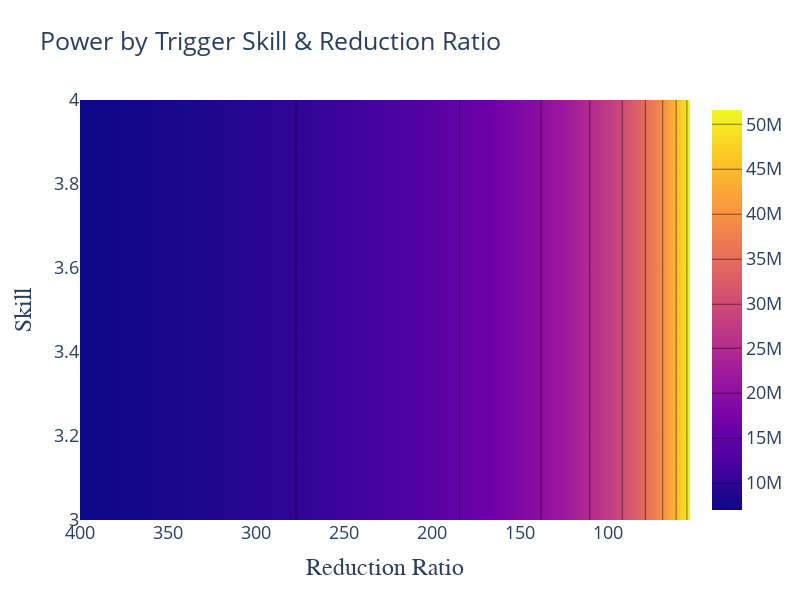

The notebook cell saved with this chart:
### Code cell
fig = go.Figure(data =
    go.Contour(
        z=power,
        x=l1t_reductions, # horizontal axis
        y=l1t_skills, # vertical axis,
         contours_coloring='heatmap',
    ),
    )
fig.update_layout(width = 800, 
                  height = 600,
                  title = "Power by Trigger Skill & Reduction Ratio",
                  xaxis=dict(
                        title="Reduction Ratio",
                        titlefont=dict(size=24, family='Arial, bold')  # Bold font for the x-axis title
                    ),
                    yaxis=dict(
                        title="Skill",
                        titlefont=dict(size=24, family='Arial, bold')  # Bold font for the y-axis title
                    ),
                    font = dict(size=18,),)
fig.update_xaxes(autorange="reversed")
fig.show()

### Figure 1 — Plotly figure (JSON) as saved in the notebook; plotly's stock layout.template omitted (floating-point values rounded to 4 significant figures; data arrays with more than 128 entries replaced by an {"elided": "..."} marker saying what was removed)
{"data": [{"contours": {"coloring": "heatmap"}, "type": "contour", "x": [400, 396.5, 393.1, 389.6, 386.1, 382.7, 379.2, 375.7, 372.3, 368.8, 365.3, 361.9, 358.4, 354.9, 351.5, 348.0, 344.5, 341.1, 337.6, 334.1, 330.7, 327.2, 323.7, 320.3, 316.8, 313.3, 309.9, 306.4, 302.9, 299.5, 296.0, 292.5, 289.1, 285.6, 282.1, 278.7, 275.2, 271.7, 268.3, 264.8, 261.3, 257.9, 254.4, 250.9, 247.5, 244.0, 240.5, 237.1, 233.6, 230.1, 226.7, 223.2, 219.7, 216.2, 212.8, 209.3, 205.8, 202.4, 198.9, 195.4, 192.0, 188.5, 185.0, 181.6, 178.1, 174.6, 171.2, 167.7, 164.2, 160.8, 157.3, 153.8, 150.4, 146.9, 143.4, 140.0, 136.5, 133.0, 129.6, 126.1, 122.6, 119.2, 115.7, 112.2, 108.8, 105.3, 101.8, 98.37, 94.9, 91.44, 87.97, 84.5, 81.04, 77.57, 74.1, 70.63, 67.17, 63.7, 60.23, 56.77, 53.3], "y": [3, 3.01, 3.02, 3.03, 3.04, 3.05, 3.06, 3.07, 3.08, 3.09, 3.1, 3.11, 3.12, 3.13, 3.14, 3.15, 3.16, 3.17, 3.18, 3.19, 3.2, 3.21, 3.22, 3.23, 3.24, 3.25, 3.26, 3.27, 3.28, 3.29, 3.3, 3.31, 3.32, 3.33, 3.34, 3.35, 3.36, 3.37, 3.38, 3.39, 3.4, 3.41, 3.42, 3.43, 3.44, 3.45, 3.46, 3.47, 3.48, 3.49, 3.5, 3.51, 3.52, 3.53, 3.54, 3.55, 3.56, 3.57, 3.58, 3.59, 3.6, 3.61, 3.62, 3.63, 3.64, 3.65, 3.66, 3.67, 3.68, 3.69, 3.7, 3.71, 3.72, 3.73, 3.74, 3.75, 3.76, 3.77, 3.78, 3.79, 3.8, 3.81, 3.82, 3.83, 3.84, 3.85, 3.86, 3.87, 3.88, 3.89, 3.9, 3.91, 3.92, 3.93, 3.94, 3.95, 3.96, 3.97, 3.98, 3.99, 4], "z": {"elided": "101x101 float values"}}], "layout": {"font": {"size": 18}, "height": 600, "title": {"text": "Power by Trigger Skill & Reduction Ratio"}, "width": 800, "xaxis": {"autorange": "reversed", "title": {"font": {"family": "Arial, bold", "size": 24}, "text": "Reduction Ratio"}}, "yaxis": {"title": {"font": {"family": "Arial, bold", "size": 24}, "text": "Skill"}}}}
